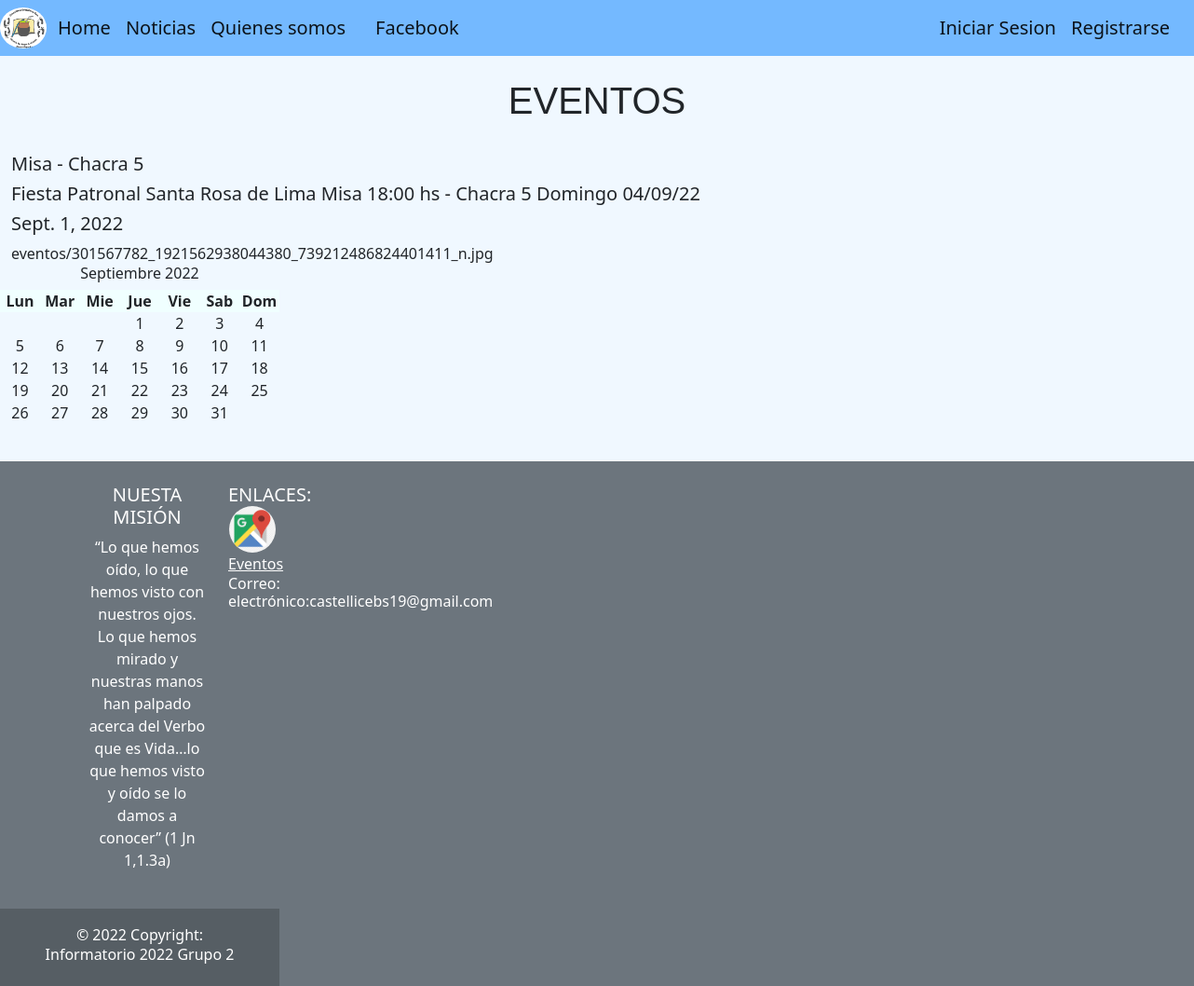
The page /Eventos/ on the database its author committed.
### apps/eventos/models.py (models this page shows)
class Eventos(models.Model):
	titulo = models.CharField(max_length = 120)
	fecha = models.DateField(auto_now_add = True)
	detalle = models.TextField()
	imagen = models.ImageField(upload_to = 'eventos', null=True, blank = True)
	def __str__(self):
		return self.titulo

### apps/eventos/views.py (the view)
# urls.py: path('', views.eventos, name = 'eventos_listar'),
def eventos(request):
	ctx = {}
	todos = Eventos.objects.all()
	print(todos)
	ctx['evento'] = todos
	return render(request,'eventos/eventos_listar.html',ctx)

### templates/eventos/eventos_listar.html
{%extends 'base.html'%}
{% load static %}
{% block contenido %}
 <link rel="stylesheet" href="{%static 'css/calendario.css'%}">
<h1 style= "text-align:center; font-family: Arial;" >EVENTOS</h1>
 {% for n in evento%}
        <br>
        <h5 style="padding-left: 12px;">{{n.titulo}}<h5>
        <h5 style="padding-left: 12px;">{{n.detalle}}</h5>
        <h5 style="padding-left: 12px;">{{n.fecha}}</h5>
        <img style="padding-left: 12px;">{{n.imagen}}</img>
        <br>
    {% endfor %}
    <div>
      <h6>Septiembre 2022</h6>
      <ol>
      <li class="day_name">Lun</li>
      <li class="day_name">Mar</li>
      <li class="day_name">Mie</li>
      <li class="day_name">Jue</li>
      <li class="day_name">Vie</li>
      <li class="day_name">Sab</li>
      <li class="day_name">Dom</li>
      <l1 class="primero">1</l1>
      <l1>2</l1>
      <l1>3</l1>
      <l1>4</l1>
      <l1>5</l1>
      <l1>6</l1>
      <l1>7</l1>
      <l1>8</l1>
      <l1>9</l1>
      <l1>10</l1>
      <l1>11</l1>
      <l1>12</l1>
      <l1>13</l1>
      <l1>14</l1>
      <l1>15</l1>
      <l1>16</l1>
      <l1>17</l1>
      <l1>18</l1>
      <l1>19</l1>
      <l1>20</l1>
      <l1>21</l1>
      <l1>22</l1>
      <l1>23</l1>
      <l1>24</l1>
      <l1>25</l1>
      <l1>26</l1>
      <l1>27</l1>
      <l1>28</l1>
      <l1>29</l1>
      <l1>30</l1>
      <l1>31</l1>
    </ol>
  </div>
{% endblock contenido %}

### static/css/base.css (style rules this page uses)
body { background-color: aqua; }

### static/css/calendario.css (style rules this page uses)
div { text-align: center; width: 300px; }
ol { list-style: none; display: grid; grid-template-columns: repeat(7, 1fr); padding: 0%; }
.primero { grid-column-start: 4; }
.day_name { background-color:azure; font-weight: bold; text-align: center; }

### rows shown on the page
Eventos: titulo "Misa - Chacra 5", detalle "Fiesta Patronal Santa Rosa de Lima Misa 18:00 hs - Chacra 5 Domingo 04/09/22", fecha "Sept. 1, 2022", imagen "eventos/301567782_1921562938044380_739212486824401411_n.jpg"
